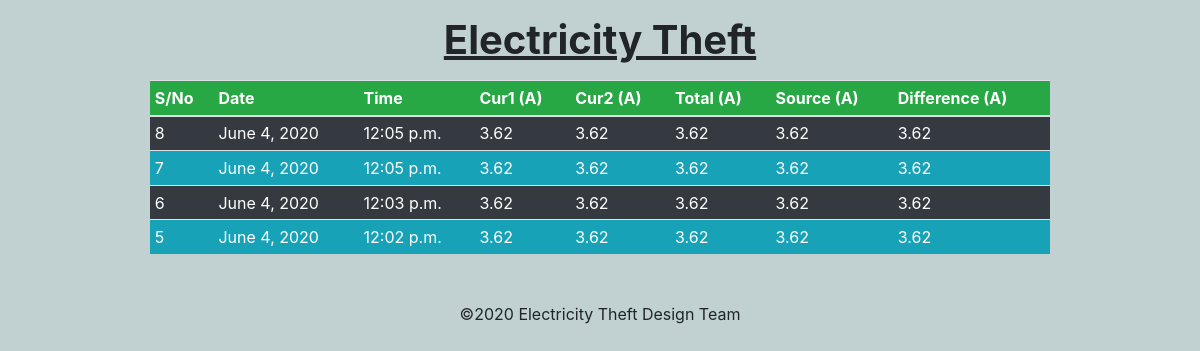
The page / on the database its author committed.
### theft_app/models.py (models this page shows)
class TheftData(models.Model):
	date = models.DateField(auto_now_add=True)
	time = models.TimeField(auto_now_add=True)
	current1 = models.FloatField()
	current2 = models.FloatField()
	total = models.FloatField()
	source = models.FloatField()
	difference = models.FloatField()

### theft_app/views.py (the view)
# urls.py: path('', index, name="home" ),
def index(request):
	theft_data = TheftData.objects.all().order_by('time')[::-1]
	context = {
		'theft_data': theft_data,
	}
	return render(request, 'index.html', context)

### templates/index.html (shortened to what this page needs)
<!DOCTYPE html>
<html lang="en">
<head>
	<link rel="stylesheet" type="text/css" href="https://stackpath.bootstrapcdn.com/bootstrap/4.5.0/css/bootstrap.min.css">
</head>
<body style="background: #c1d1d1;">
	<div class="mt-3 ">
		<div class="text-center mb-3">
			<h1 class="display-md-1 display-sm-2 font-weight-bold">
				<u>Electricity Theft</u>
			</h1>
		</div>
		<div class="w-75 mx-auto">
			{% if theft_data %}
				<table class="table table-striped table-sm">
					<thead>
						<tr class="bg-success text-white head ">
							<th class="column1" >S/No</th>
							<th class="column2" >Date</th>
							<th class="column3" >Time</th>
							<th class="column4" >Cur1 (A)</th>
							<th class="column5" >Cur2 (A)</th>
							<th class="column6" >Total (A)</th>
							<th class="column7" >Source (A)</th>
							<th class="column8" >Difference (A)</th>
						</tr>
					</thead>
					<tbody>
						{% for item in theft_data %}
							<tr class="{% cycle 'bg-dark' 'bg-info' %} text-white">
								<td class="column1" >{{item.id}}</td>
								<td class="column2" >{{item.date}}</td>
								<td class="column3" >{{item.time}}</td>
								<td class="column4" >{{item.current1}}</td>
								<td class="column5" >{{item.current2}}</td>
								<td class="column6" >{{item.total}}</td>
								<td class="column7" >{{item.source}}</td>
								<td class="column8" >{{item.difference}}</td>
							</tr>
						{% endfor %}
					</tbody>
				</table>
			{% else %}
				<div class="alert alert-warning text-center p-5 mt-5 mx-auto">
					<p class="display-4">Sorry, There is no data to show for now.</p>
					<p class="display-4">Please check back later.</p>
				</div>
			{% endif %}
		</div>
	</div>
	<footer class="text-center m-5 display-md-4">
		&copy2020 Electricity Theft Design Team
	</footer>
</body>
</html>

### rows shown on the page
TheftData: id "8", date "June 4, 2020", time "12:05 p.m.", current1 "3.62", current2 "3.62", total "3.62", source "3.62", difference "3.62"
TheftData: id "7", date "June 4, 2020", time "12:05 p.m.", current1 "3.62", current2 "3.62", total "3.62", source "3.62", difference "3.62"
TheftData: id "6", date "June 4, 2020", time "12:03 p.m.", current1 "3.62", current2 "3.62", total "3.62", source "3.62", difference "3.62"
TheftData: id "5", date "June 4, 2020", time "12:02 p.m.", current1 "3.62", current2 "3.62", total "3.62", source "3.62", difference "3.62"
